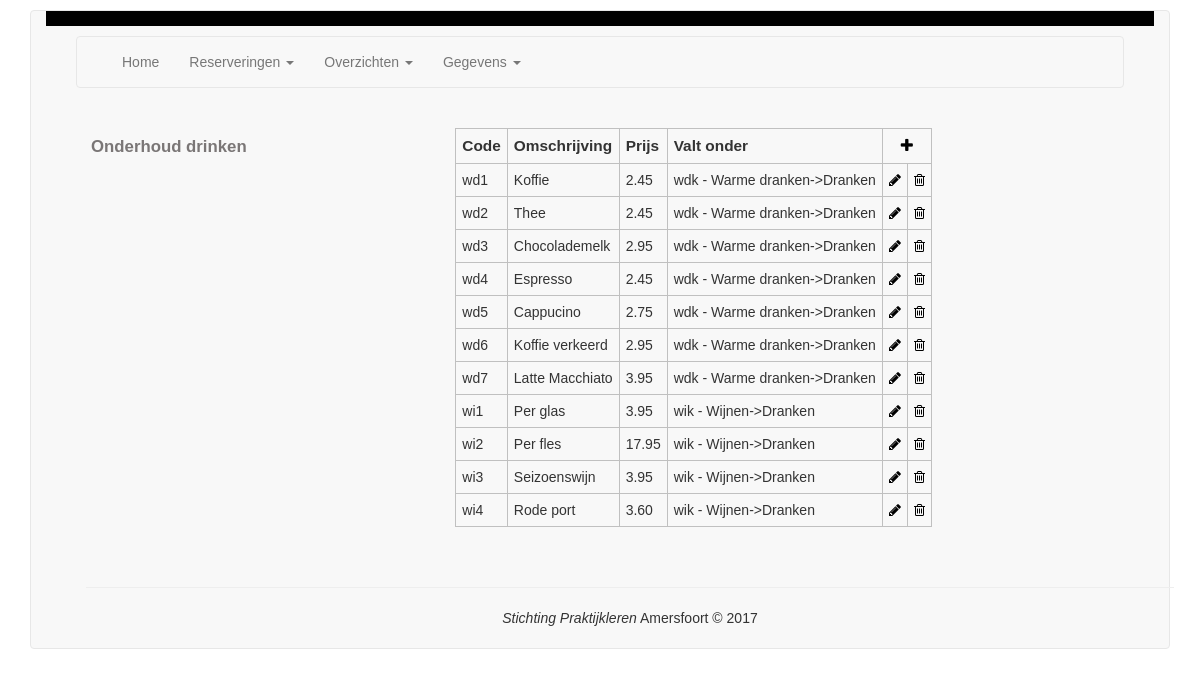
The page /gegevens.php?soort=drinken on the database its author committed.
### tables this page shows
CREATE TABLE menuitem (
  subgerechtcode varchar(4) NOT NULL,
  menuitemcode varchar(4) NOT NULL,
  menuitemnaam varchar(30) NOT NULL,
  prijs decimal(5,2) NOT NULL,
  PRIMARY KEY (menuitemcode),
  KEY subgerechtcode (subgerechtcode)
);

### classes/content.inc.php (called while the page is built, shortened)
<?php
	class content {
		public function getHtml() {
			$page = new page;
			return $page->getHtml();
		}
	}
?>

### config/database.inc.php (called while the page is built)
<?php
class database
{
    public static function connect()
    {
        $connection = new PDO('mysql:host=localhost;dbname=excellenttaste_db;charset=utf8', 'root', '');
        return $connection;
    }
}
?>

### classes/page/gegevens.php (the view, shortened to what this page needs)
<?php
class clsHeader
{
     private $columns;
     public function __construct()
     {
          $this->columns = array();
     }
     public function addColumn($column)
     {
          $this->columns[] = $column;
     }
     public function getColumns()
     {
          return $this->columns;
     }
}
class clsColumn
{
     private $fieldName;
     private $fieldCaption;
     private $lookupsql;
     public function __construct()
     {
          $this->lookupsql = false;
     }
     public function getCaption()
     {
          return $this->fieldCaption;
     }
     public function setCaption($caption)
     {
          $this->fieldCaption = $caption;
     }
     public function getFieldName()
     {
          return $this->fieldName;
     }
     public function setFieldName($fieldname)
     {
          $this->fieldName = $fieldname;
     }
     public function getLookUpSql()
     {
          return $this->lookupsql;
     }
     public function setLookUpSql($lusql)
     {
          $this->lookupsql = $lusql;
     }
}
class clsTableDef
{
     protected $connection;
     protected $header;
     protected $selectsql;
     protected $key;
     protected $soort;
     public function __construct()
     {
          $this->connection = database::connect();
          $this->header = new clsHeader();
     }
     public function getHeader()
     {
          return $this->header;
     }
     public function getSelectSql()
     {
          return $this->selectsql;
     }
     public function getKey()
     {
          return $this->key;
     }
     public function setSoort($soort)
     {
          $this->soort = $soort;
     }
     private function getLookUpValues()
     {
          $result = array();
          foreach ($this->getHeader()->getColumns() as $column)
          {
               if (!$column->getLookUpSql())
               {
               }
               else
               {
                    $values = array();
                    foreach($this->connection->query($column->getLookUpSql()) as $row)
                    {
                         $values[$row['lookup_id']] = $row['lookupresult'];
                    }
                    $result[$column->getFieldName()] = $values;
               }
          }
          return $result;
     }
     public function getTableHtml()
     {
          $output =
              "<table>
                    <thead>
                         <tr>";
          foreach ($this->getHeader()->getColumns() as $column)
          {
               $output .=    "<th>" . $column->getCaption() . "</th>";
          }
          $output .=         "<th colspan='2' class='text-center'>
                                   <a href='?action=new&soort=$this->soort'>
                                        <i class='fa fa-plus'></i>
                                   </a>
                              </th>";
          $output .= "   </tr>
                    </thead>
                    <tbody>";
          $lookupvalues = $this->getLookupValues();
          foreach ($this->connection->query($this->getSelectSql()) as $row)
          {
               $output .=
                        "<tr>";
               foreach ($this->getHeader()->getColumns() as $column)
               {
                    $output .=
                             "<td>";
                    $fldname = $column->getFieldName();
                    if (!$column->getLookUpSql())
                    {    $output .=
                                   $row[$fldname];
                    }
                    else
                    {
                         $output .=
                                  $lookupvalues[$fldname][$row[$fldname]];
                    }
                    $output .=
                             "</td>";
               }
               $output .=    "<td>
                                   <a href='?action=edit&soort=$this->soort&key=" . $row[$this->getKey()]."'>
                                        <i class='fa fa-pencil'></i>
                                   </a>
                              </td>
                              <td>
                                   <a href='?action=delete&soort=$this->soort&key=" . $row[$this->getKey()]."'>
                                        <i class='fa fa-trash-o'></i>
                                   </a>
                              </td>";
               $output .=
                        "</tr>";
          }
          $output .= "
                    </body>
               </table>";
          return $output;
     }
}
class clsDrinkenEnEten extends clsTableDef
{
     public function __construct()
     {
          $this->key = "menuitemcode";
     }
}
class clsDrinken extends clsDrinkenEnEten
{
     public function __construct()
     {
          $this->selectsql = "SELECT m.menuitemnaam, m.menuitemcode, m.prijs, m.subgerechtcode
                                FROM menuitem m
                                LEFT JOIN subgerecht s
                                       ON m.subgerechtcode = s.subgerechtcode
                              WHERE s.gerechtcode = 'drk'";
     }
}
class page
{
     public function getHtml()
     {	$datalist = null;
          if (isset($_GET['soort']))
          {    $soort = $_GET['soort'];
               $keyvalue = false;
               $datalist = $this->getTableDef($soort, $keyvalue);
          }
          else
          {    return "Onbekend gegeven.";
          }
          $action = "";
          switch($action)
          {
               default:
                    return $datalist->getTableHtml(); break;
          }
     }
     protected function getTableDef($soort, $keyvalue)
     {
          $datalist = false;
          switch($soort)
          {
               case "drinken"     : $datalist = new clsDrinken(); break;
          }
          $datalist->setSoort($soort);
          $datalist->setKeyValue($keyvalue);
          return $datalist;
     }
}

### css/style.css (style rules this page uses)
body { font-family : sans-serif; font-size : 14px; }
a, a:visited { text-decoration : none; color : black; }
tr, th, td { border : 1px solid silver; }
th, td { padding : 6px; text-align : left; }
th { font-weight : bold; font-size : 110%; }

### rows shown on the page
menuitem: value "wd1", value "Koffie", value "2.45", value "wdk - Warme dranken->Dranken"
menuitem: value "wd2", value "Thee", value "2.45", value "wdk - Warme dranken->Dranken"
menuitem: value "wd3", value "Chocolademelk", value "2.95", value "wdk - Warme dranken->Dranken"
menuitem: value "wd4", value "Espresso", value "2.45", value "wdk - Warme dranken->Dranken"
menuitem: value "wd5", value "Cappucino", value "2.75", value "wdk - Warme dranken->Dranken"
menuitem: value "wd6", value "Koffie verkeerd", value "2.95", value "wdk - Warme dranken->Dranken"
menuitem: value "wd7", value "Latte Macchiato", value "3.95", value "wdk - Warme dranken->Dranken"
menuitem: value "wi1", value "Per glas", value "3.95", value "wik - Wijnen->Dranken"
menuitem: value "wi2", value "Per fles", value "17.95", value "wik - Wijnen->Dranken"
menuitem: value "wi3", value "Seizoenswijn", value "3.95", value "wik - Wijnen->Dranken"
menuitem: value "wi4", value "Rode port", value "3.60", value "wik - Wijnen->Dranken"

### other values the page prints
$output "Onderhoud drinken"
$column->getCaption() "Code"
$column->getCaption() "Omschrijving"
$column->getCaption() "Prijs"
$column->getCaption() "Valt onder"
